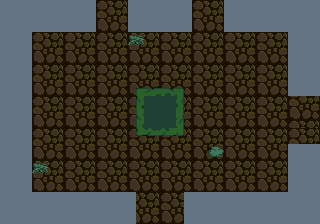

The image is a tile-based game level rendered from a .tmx file. Its description and source (layers, tilesets, objects; grid data summarised) follow:
An orthogonal 40x28 tile map with 8x8 px tiles, 3 tile layers (gfx, walls, holes) and 4 objects (2x Enemy, Spawn, Item).

<map version="1.10" tiledversion="1.10.2" orientation="orthogonal" renderorder="right-down" width="40" height="28" tilewidth="8" tileheight="8" infinite="0" nextlayerid="6" nextobjectid="10">
 <tileset firstgid="1" source="forest-temple.tsx" />
 <layer id="1" name="gfx" width="40" height="28">
  <data>[1120 cells, 1120 non-empty, 93 distinct tile ids]</data>
 </layer>
 <layer id="2" name="walls" width="40" height="28">
  <data>[1120 cells, 400 non-empty, 1 distinct tile ids]</data>
 </layer>
 <layer id="5" name="holes" width="40" height="28">
  <data>[1120 cells, 16 non-empty, 1 distinct tile ids]</data>
 </layer>
 <objectgroup id="4" name="objs">
  <object id="1" name="Goblin" type="Enemy" x="102.376" y="77.9057">
   <point />
  </object>
  <object id="3" name="Orc" type="Enemy" x="255.69" y="115.36">
   <point />
  </object>
  <object id="5" name="Spawn" x="160" y="200">
   <point />
  </object>
  <object id="9" name="HeartItem" type="Item" x="48" y="176">
   <point />
  </object>
 </objectgroup>
</map>
